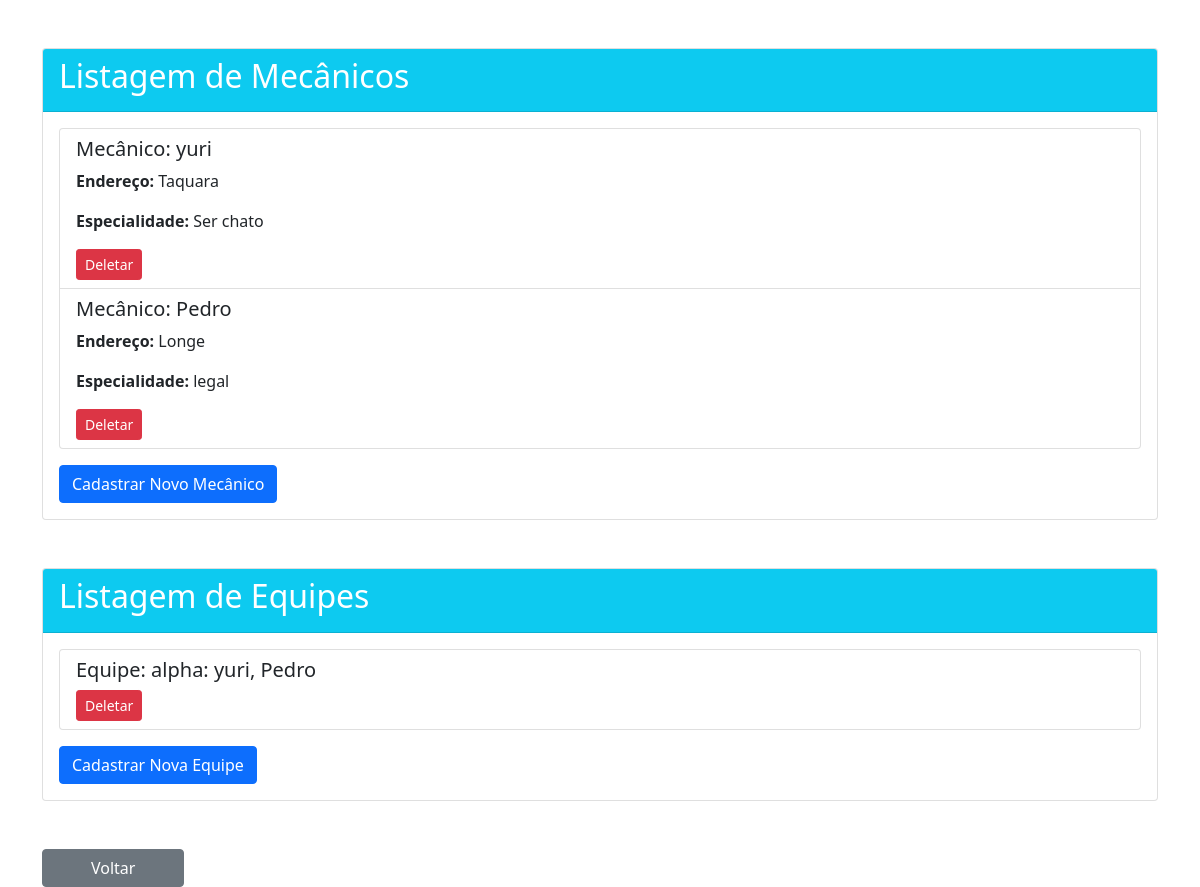
The app's page /mecanicos/ with its own data.
### app_mecanica/models.py (models this page shows, shortened)
class Mecanico(models.Model):
    nome = models.CharField(max_length=255)
    endereco = models.CharField(max_length=255)
    especialidade = models.CharField(max_length=100)

class Equipe(models.Model):
    nome = models.CharField(max_length=255, blank=True)
    membros = models.ManyToManyField(Mecanico)
    def __str__(self):
        membros_str = ', '.join([mecanico.nome for mecanico in self.membros.all()])
        return f"Equipe {self.id}: {membros_str}" if self.nome == '' else f"{self.nome}: {membros_str}"

### app_mecanica/views.py (the view)
# urls.py: path('mecanicos/', listar_mecanicos, name='listar_mecanicos'),
def listar_mecanicos(request):
    equipes = Equipe.objects.all()
    mecanicos = Mecanico.objects.all()
    return render(request, 'listar_mecanicos.html', {'mecanicos': mecanicos, 'equipes': equipes})

### app_mecanica/templates/listar_mecanicos.html (shortened to what this page needs)
<!DOCTYPE html>
<html lang="en">
<head>
    <link href="https://cdn.jsdelivr.net/npm/bootstrap@5.0.2/dist/css/bootstrap.min.css" rel="stylesheet">
</head>
<body>
{% block content %}
<div class="container mt-5">
    <div class="card">
        <div class="card-header bg-info text-white">
            <h2>Listagem de Mecânicos</h2>
        </div>
        <div class="card-body">
            <ul class="list-group">
                {% for mecanico in mecanicos %}
                    <li class="list-group-item">
                        <h5>Mecânico: {{ mecanico.nome }}</h5>
                        <p><strong>Endereço:</strong> {{ mecanico.endereco }}</p>
                        <p><strong>Especialidade:</strong> {{ mecanico.especialidade }}</p>
                        <form method="post" action="{% url 'deletar_mecanico' mecanico.id %}" style="display:inline;">
                            <button type="submit" class="btn btn-danger btn-sm">Deletar</button>
                        </form>
                    </li>
                {% endfor %}
            </ul>
            <a href="{% url 'cadastrar_mecanico' %}" class="btn btn-primary mt-3">Cadastrar Novo Mecânico</a>
        </div>
    </div>
</div>
<div class="container mt-5">
    <div class="card">
        <div class="card-header bg-info text-white">
            <h2>Listagem de Equipes</h2>
        </div>
        <div class="card-body">
            <ul class="list-group">
                {% for equipe in equipes %}
                    <li class="list-group-item">
                        <h5>Equipe: {{ equipe }}</h5>
                        <form method="post" action="{% url 'deletar_equipe' equipe.id %}" style="display:inline;">
                            <button type="submit" class="btn btn-danger btn-sm">Deletar</button>
                        </form>
                    </li>
                {% endfor %}
            </ul>
            <a href="{% url 'cadastrar_equipe' %}" class="btn btn-primary mt-3">Cadastrar Nova Equipe</a>
        </div>
    </div>
</div>
<div class="container mt-5">
    <a href="{% url 'home' %}" class="btn btn-secondary px-5">Voltar</a>
</div>
{% endblock %}
</body>
</html>

### records on screen
Mecanico: nome "yuri", endereco "Taquara", especialidade "Ser chato"
Mecanico: nome "Pedro", endereco "Longe", especialidade "legal"
Equipe: id+nome "alpha: yuri, Pedro"
